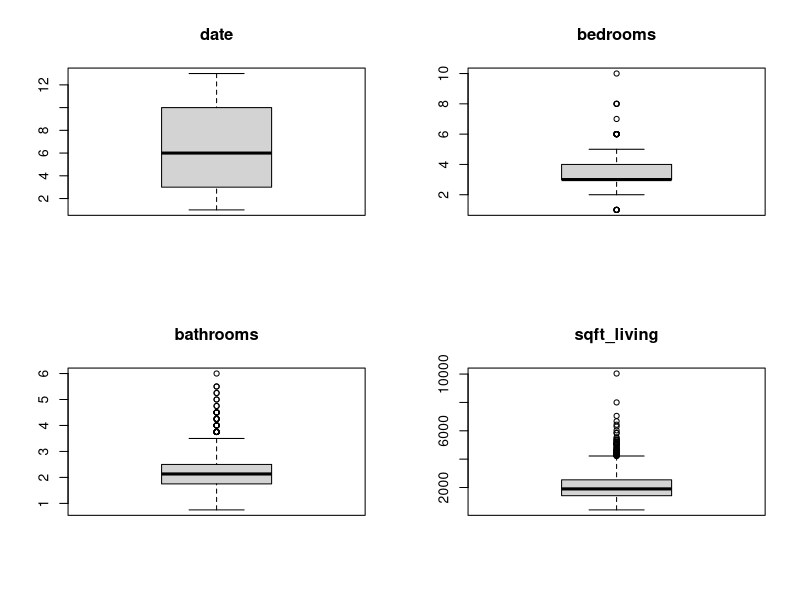
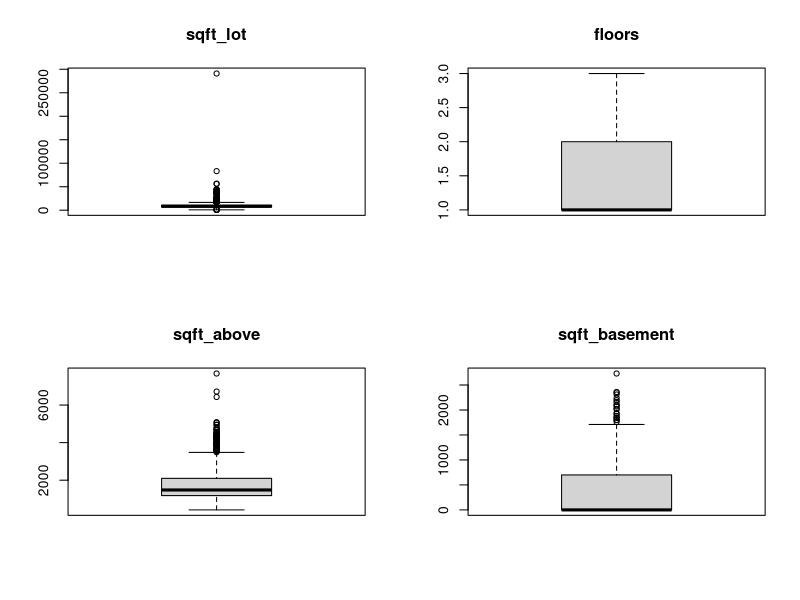
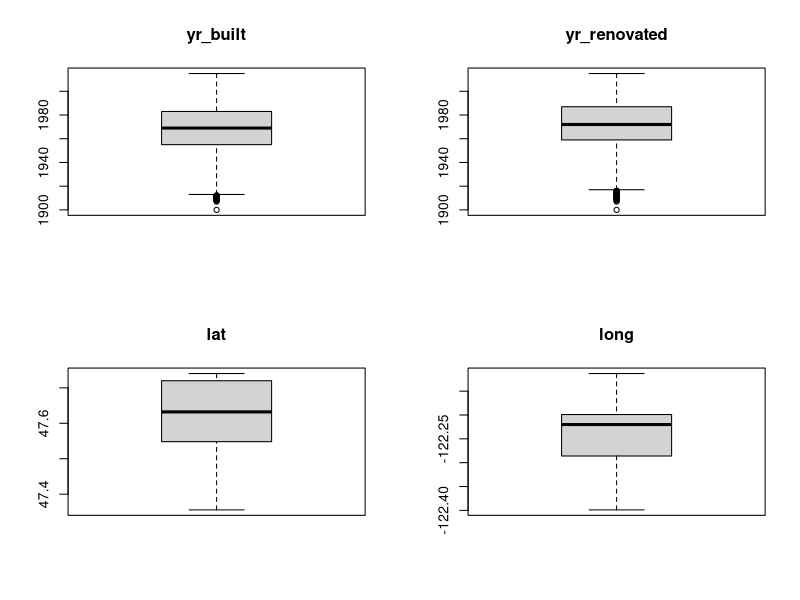
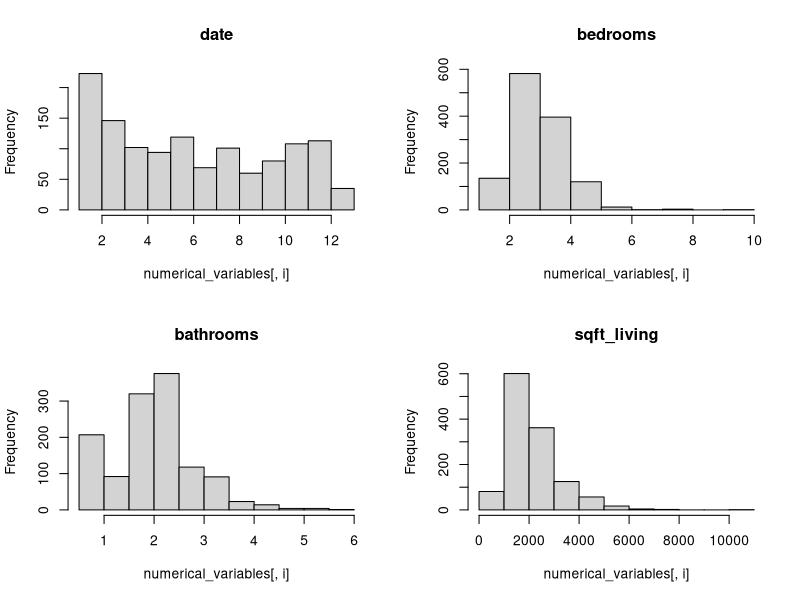
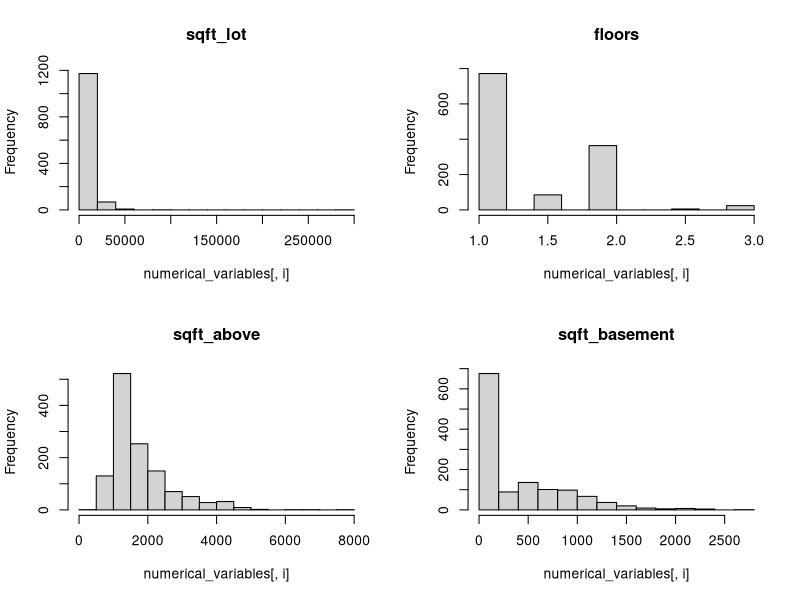
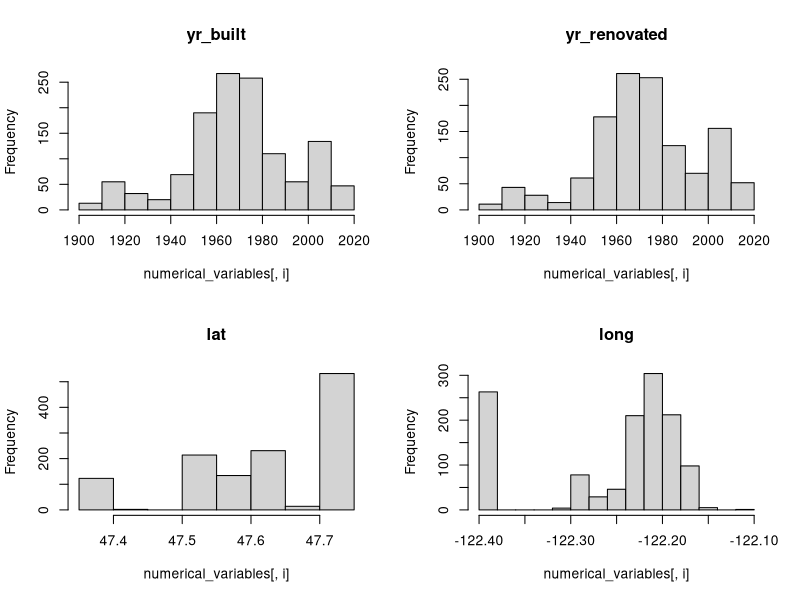
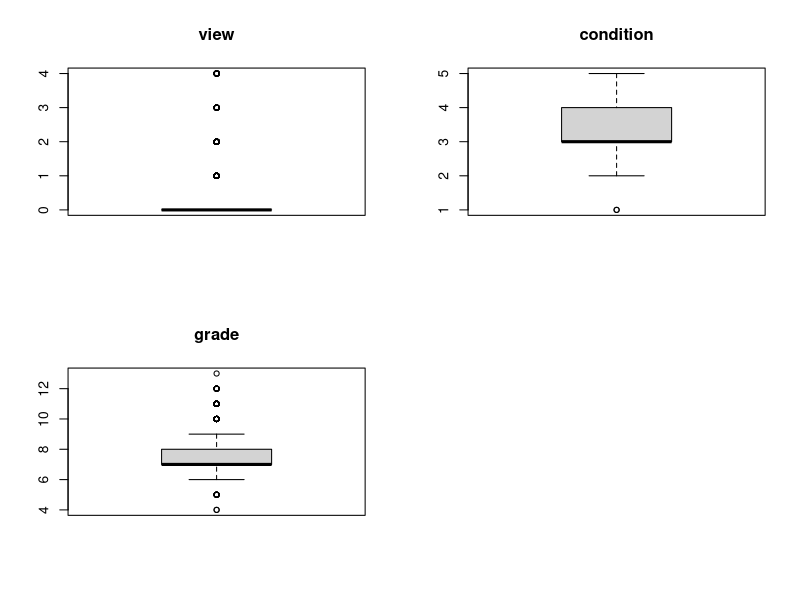
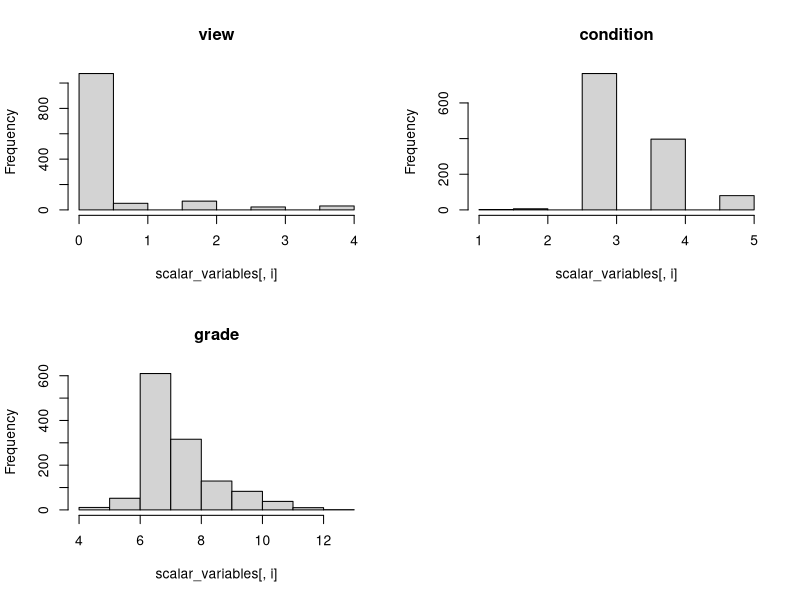

The R source for these figures, in order:
# 1.Prezentacja i opis danych 
house_data<- read.csv("data.csv")
#statystyki min, max,mean, 3rd i 1st Qu
summary(house_data)
#typy danych
str(house_data)

#zestaw zawiera 20 zmiennych: 19 objasniajacych i 1 zmienna objasniana price. 
#zmienne (6) waterfront, date, zipcode, view, condition, grade są zmiennymi jakościowymi z podana skala (za wyjątkiem grade- tutaj wartości znajdują się w zakresie 4-13)

#Przed obliczeniem korelacji w punkcie 1 należy poradzić sobie z problemami brakujących i odstających wartości. Należy więc najpierw wykonać punkt 2, by następnie wrócić do pierwszego
#2
house_data[complete.cases(house_data),]
for(i in 1:20){
  isNA<-any(is.na(house_data[,i]))
  if(isNA){
    print(names(house_data)[i])
  }
}
# poniżej znajduje się zestawienie zmiennych z brakującymi wartościami oraz opis jak problem rozwiązano:
# a) date- zastąpienie zmienną najczęsciej powtarzającą się
# b) bathrooms- zastąpienie brakujących wartości średnią (nie znamy specyfiki rynku amerykańskiego, ale zakładamy że dom musi mieć łazienkę)
# c) sqft_lot- zastąpienie średnią
# d) grade- zastapienie srednia
# e) sqft_lot15-> gdy brak, zastąpienie wartością najbliższej nieruchomości (gdy kilka tak samo bliskcih-> średnia)
mostFrequentDate<- tail(names(sort(table(house_data$date))),1)
house_data["date"][is.na(house_data["date"])]<- mostFrequentDate
avgBathrooms<- mean(house_data["bathrooms"][!is.na(house_data["bathrooms"])])
avgSqftLot<- mean(house_data["sqft_lot"][!is.na(house_data["sqft_lot"])])
avgGrade<- mean(house_data["grade"][!is.na(house_data["grade"])])
house_data["bathrooms"][is.na(house_data["bathrooms"])]<- avgBathrooms
house_data["sqft_lot"][is.na(house_data["sqft_lot"])]<- avgSqftLot
house_data["grade"][is.na(house_data["grade"])]<- avgGrade

naSqft_lot15<- which(is.na(house_data$sqft_lot15))

library("geosphere")

for(j in naSqft_lot15){
  distance<- 10000000000000000000000000
  val<- 0
  for(i in 1:nrow(house_data)){
    if(i!=j){
      tempDist<-distm(c(house_data[j,18],house_data[j,17]),c(house_data[i,18],house_data[i,17]),fun=distHaversine)
      if(tempDist<distance){
        distance<-tempDist
        val<- house_data[i,20]
      }
    }
  }
  house_data[i,20]<-val
}
#zamiana zmiennej typu char "date" na zmienne liczbowe- kolejne miesiace
year_month <- c("2014 May", "2014 June", "2014 Jul", "2014 Aug", "2014 Sep", "2014 Oct", "2014 Nov", "2014 Dec",
                "2015 Jan", "2015 Feb", "2015 Mar", "2015 Apr", "2015 May")

for (i in 1: length(year_month))
{
  house_data$date <- replace(house_data$date, house_data$date == year_month[i], i)
}

house_data$date <- as.numeric(house_data$date)
unique(house_data$date) #sprawdzenie czy wszystko zostało poprawnie zamienione

#Zamiana roku renowacji na rok budowy w przypadku gdy rok renowacji ==0
house_data$yr_renovated <- ifelse(house_data$yr_renovated == 0, house_data$yr_built, house_data$yr_renovated)

#Po przekształceniu danych i pozbyciu się braków wracamy do punktu 1
#Wydzielenie zmiennych numerycznych
library(dplyr)
install.packages("psych")
library(psych)
numerical_variables<- house_data[,c("date","bedrooms", "bathrooms", "sqft_living", "sqft_lot", 
                                  "floors","sqft_above","sqft_basement","yr_built",  "yr_renovated", "lat", "long"  )]
describe(numerical_variables)

library(ggplot2)
# wykres pudełkowy
par(mfrow=c(2,2))
for (i in 1:length(numerical_variables)) {
  boxplot(numerical_variables[,i], main=names(numerical_variables[i]), type="l")
}

#histogram
par(mfrow=c(2,2))
for (i in 1:length(numerical_variables)) {
  hist(numerical_variables[,i], main=names(numerical_variables[i]))
}

#wydzielenie zmiennych skalarnych
scalar_variables <- house_data[, c("view", "condition", "grade")]

describe(scalar_variables)
# wykres pudełkowy
par(mfrow=c(2,2))
for (i in 1:length(scalar_variables)) {
  boxplot(scalar_variables[,i], main=names(scalar_variables[i]), type="l")
}

#histogram
par(mfrow=c(2,2))
for (i in 1:length(scalar_variables)) {
  hist(scalar_variables[,i], main=names(scalar_variables[i]))
}

# dodac korelacje
# dodac wspolczynnik zmiennosci
# poradzic sobie ze zmiennymi odstajacymi
# podzial na zbior testowy 
# hellwig
